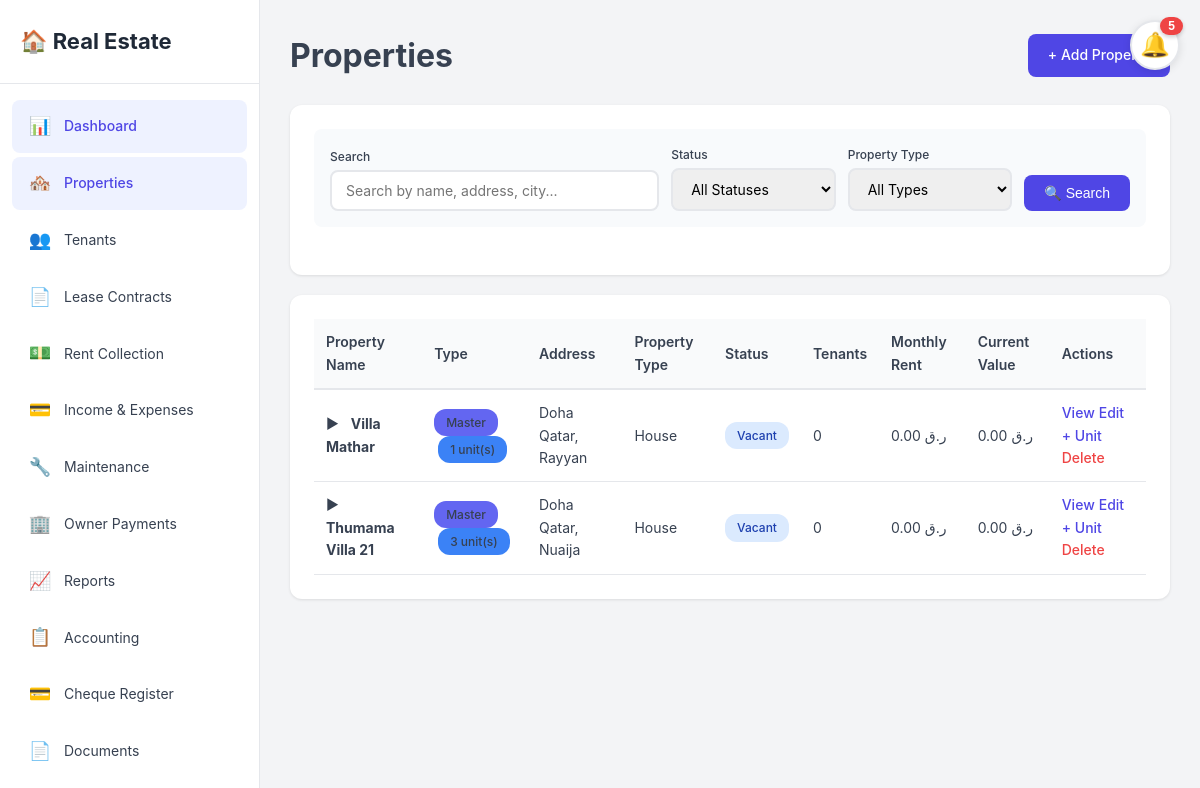
The app's page /properties/index.php (signed in) with its own data.
### tables this page shows
CREATE TABLE `properties` (
  `id` int(11) NOT NULL,
  `user_id` int(11) NOT NULL,
  `parent_property_id` int(11) DEFAULT NULL,
  `unit_name` varchar(100) DEFAULT NULL,
  `is_unit` tinyint(1) DEFAULT 0,
  `owner_name` varchar(255) DEFAULT NULL,
  `owner_contact` varchar(255) DEFAULT NULL,
  `owner_email` varchar(255) DEFAULT NULL,
  `owner_phone` varchar(20) DEFAULT NULL,
  `monthly_rent_to_owner` decimal(10,2) DEFAULT 0.00,
  `property_name` varchar(255) NOT NULL,
  `address` varchar(500) NOT NULL,
  `city` varchar(100) NOT NULL,
  `state` varchar(100) DEFAULT NULL,
  `zip_code` varchar(20) DEFAULT NULL,
  `country` varchar(100) DEFAULT 'Qatar',
  `property_type` enum('Apartment','House','Condo','Townhouse','Commercial','Other') NOT NULL,
  `bedrooms` int(11) DEFAULT NULL,
  `bathrooms` decimal(3,1) DEFAULT NULL,
  `square_feet` int(11) DEFAULT NULL,
  `purchase_price` decimal(12,2) DEFAULT NULL,
  `current_value` decimal(12,2) DEFAULT NULL,
  `purchase_date` date DEFAULT NULL,
  `default_rent` decimal(10,2) DEFAULT 0.00,
  `status` enum('Vacant','Occupied','Under Maintenance') DEFAULT 'Vacant',
  `notes` text DEFAULT NULL,
  `created_at` timestamp NOT NULL DEFAULT current_timestamp(),
  `updated_at` timestamp NOT NULL DEFAULT current_timestamp() ON UPDATE current_timestamp()
);

### config/config.php (called while the page is built, shortened)
<?php
function isLoggedIn() {
    return isset($_SESSION['user_id']) && !empty($_SESSION['user_id']);
}
function getCurrencySymbol($currency_code) {
    $currencies = [
        'USD' => '$',
        'QAR' => 'ر.ق',
        'SAR' => 'ر.س',
        'AED' => 'د.إ',
        'EUR' => '€',
        'GBP' => '£',
        'CAD' => 'C$',
        'AUD' => 'A$',
        'JPY' => '¥',
        'INR' => '₹',
        'PKR' => '₨',
        'EGP' => 'E£',
        'BHD' => '.د.ب',
        'KWD' => 'د.ك',
        'OMR' => 'ر.ع.',
    ];
    return isset($currencies[$currency_code]) ? $currencies[$currency_code] : '$';
}
function getUserCurrency() {
    if (isset($_SESSION['user_currency'])) {
        return $_SESSION['user_currency'];
    }
    return $currency;
}
function formatCurrency($amount, $currency_code = null) {
    if ($currency_code === null) {
        $currency_code = getUserCurrency();
    }
    $symbol = getCurrencySymbol($currency_code);
    $formatted = number_format($amount, 2);
    $rtl_currencies = ['QAR', 'SAR', 'AED', 'BHD', 'KWD', 'OMR'];
    if (in_array($currency_code, $rtl_currencies)) {
        return $formatted . ' ' . $symbol;
    } else {
        return $symbol . $formatted;
    }
}
?>

### properties/index.php (the view, shortened to what this page needs)
<?php
require_once '../config/config.php';
$conn = getDBConnection();
$search = isset($_GET['search']) ? $conn->real_escape_string($_GET['search']) : '';
include '../includes/header.php';
$check_unit = $conn->query("SHOW COLUMNS FROM properties LIKE 'parent_property_id'");
$has_unit_fields = $check_unit->num_rows > 0;
$where_clause = "p.user_id = $user_id";
if ($has_unit_fields) {
    $master_where = $where_clause . " AND (p.parent_property_id IS NULL OR p.parent_property_id = 0 OR p.is_unit = 0)";
    $master_query = "SELECT p.*,
        (SELECT COUNT(*) FROM tenants WHERE property_id = p.id AND status = 'Active') as active_tenants,
        (SELECT SUM(monthly_rent) FROM tenants WHERE property_id = p.id AND status = 'Active') as monthly_rent,
        (SELECT COUNT(*) FROM properties WHERE parent_property_id = p.id) as unit_count
        FROM properties p
        WHERE $master_where
        ORDER BY p.created_at DESC";
    $master_properties_result = $conn->query($master_query);
    $master_properties = [];
    while ($row = $master_properties_result->fetch_assoc()) {
        $unit_query = "SELECT p.*,
            (SELECT COUNT(*) FROM tenants WHERE property_id = p.id AND status = 'Active') as active_tenants,
            (SELECT SUM(monthly_rent) FROM tenants WHERE property_id = p.id AND status = 'Active') as monthly_rent
            FROM properties p
            WHERE p.parent_property_id = {$row['id']} AND p.user_id = $user_id
            ORDER BY p.created_at DESC";
        $units_result = $conn->query($unit_query);
        $row['units'] = [];
        while ($unit = $units_result->fetch_assoc()) {
            $row['units'][] = $unit;
        }
        $master_properties[] = $row;
    }
}
$has_unit_fields_static = $has_unit_fields;
?>
<div class="page-actions">
    <h1>Properties</h1>
    <a href="add.php" class="btn btn-primary">+ Add Property</a>
</div>
<div class="content-card" style="margin-bottom: 20px;">
    <div class="card-body">
        <form method="GET" action="" style="margin-bottom: 24px; padding: 16px; background: #f8fafc; border-radius: 8px;">
            <div style="display: grid; grid-template-columns: 2fr 1fr 1fr auto; gap: 12px; align-items: end;">
                <div class="form-group" style="margin-bottom: 0;">
                    <label for="search" style="font-size: 12px; margin-bottom: 4px;">Search</label>
                    <input type="text" id="search" name="search" placeholder="Search by name, address, city..." value="<?php echo htmlspecialchars($search); ?>" style="width: 100%;">
                </div>
                <div class="form-group" style="margin-bottom: 0;">
                    <label for="status_filter" style="font-size: 12px; margin-bottom: 4px;">Status</label>
                    <select id="status_filter" name="status" style="width: 100%;">
                        <option value="">All Statuses</option>
                    </select>
                </div>
                <div class="form-group" style="margin-bottom: 0;">
                    <label for="property_type_filter" style="font-size: 12px; margin-bottom: 4px;">Property Type</label>
                    <select id="property_type_filter" name="property_type" style="width: 100%;">
                        <option value="">All Types</option>
                    </select>
                </div>
                <div style="display: flex; gap: 8px;">
                    <button type="submit" class="btn btn-primary">🔍 Search</button>
                </div>
            </div>
        </form>
    </div>
</div>
<div class="content-card">
    <div class="card-body">
        <?php if (count($master_properties) > 0): ?>
            <div class="table-responsive">
                <table class="data-table">
                    <thead>
                        <tr>
                            <th>Property Name</th>
                            <?php if ($has_unit_fields_static): ?>
                            <th>Type</th>
                            <?php endif; ?>
                            <th>Address</th>
                            <th>Property Type</th>
                            <th>Status</th>
                            <th>Tenants</th>
                            <th>Monthly Rent</th>
                            <th>Current Value</th>
                            <th>Actions</th>
                        </tr>
                    </thead>
                    <tbody>
<?php
foreach ($master_properties as $property):
    $unit_count = !empty($property['unit_count']) ? $property['unit_count'] : 0;
    $has_units = $unit_count > 0;
?>
                            <tr class="master-property-row" data-master-id="<?php echo $property['id']; ?>">
                                <td>
                                    <?php if ($has_unit_fields_static && $has_units): ?>
                                        <span class="toggle-units" style="cursor: pointer; user-select: none; margin-right: 8px;">▶</span>
                                    <?php endif; ?>
                                    <strong><?php echo htmlspecialchars($property['property_name']); ?></strong>
                                </td>
                                <?php if ($has_unit_fields_static): ?>
                                <td>
                                    <span class="badge" style="background: #6366f1;">Master</span>
                                    <?php if ($unit_count > 0): ?>
                                        <span class="badge" style="background: #3b82f6; margin-left: 4px;"><?php echo $unit_count; ?> unit(s)</span>
                                    <?php endif; ?>
                                </td>
                                <?php endif; ?>
                                <td><?php echo htmlspecialchars($property['address'] . ', ' . $property['city']); ?></td>
                                <td><?php echo htmlspecialchars($property['property_type']); ?></td>
                                <td>
                                    <span class="badge badge-<?php
                                        echo $property['status'] == 'Occupied' ? 'success' :
                                            ($property['status'] == 'Under Maintenance' ? 'warning' : 'info');
                                    ?>">
                                        <?php echo htmlspecialchars($property['status']); ?>
                                    </span>
                                </td>
                                <td><?php echo $property['active_tenants']; ?></td>
                                <td><?php echo formatCurrency($property['monthly_rent'] ?? 0); ?></td>
                                <td><?php echo formatCurrency($property['current_value'] ?? 0); ?></td>
                                <td>
                                    <a href="view.php?id=<?php echo $property['id']; ?>" class="btn-link">View</a>
                                    <a href="edit.php?id=<?php echo $property['id']; ?>" class="btn-link">Edit</a>
                                    <?php if ($has_unit_fields_static): ?>
                                    <a href="add.php?parent_id=<?php echo $property['id']; ?>" class="btn-link" title="Add Unit">+ Unit</a>
                                    <?php endif; ?>
                                    <a href="?delete=<?php echo $property['id']; ?>"
                                       onclick="return confirmDelete('Are you sure you want to delete this property?')"
                                       class="btn-link text-danger">Delete</a>
                                </td>
                            </tr>
                        <?php endforeach; ?>
                    </tbody>
                </table>
            </div>
        <?php endif; ?>
    </div>
</div>
<?php
include '../includes/footer.php';
?>

### assets/css/style.css (style rules this page uses)
* { margin: 0; padding: 0; box-sizing: border-box; }
:root { --primary-color: #4f46e5; --primary-hover: #4338ca; --secondary-color: #6366f1; --success-color: #10b981; --danger-color: #ef4444; --warning-color: #f59e0b; --info-color: #3b82f6; --dark-color: #1f2937; --light-color: #f9fafb; --border-color: #e5e7eb; --text-color: #374151; --text-muted: #6b7280; --sidebar-width: 260px; --header-height: 70px; }
body { font-family: -apple-system, BlinkMacSystemFont, 'Segoe UI', Roboto, 'Helvetica Neue', Arial, sans-serif; background-color: #f3f4f6; color: var(--text-color); line-height: 1.6; }
.dashboard-card, .content-card { background: white; border-radius: 12px; box-shadow: 0 1px 3px rgba(0, 0, 0, 0.1); overflow: hidden; }
.card-body { padding: 24px; }
.btn { display: inline-block; padding: 10px 20px; border: none; border-radius: 8px; font-size: 14px; font-weight: 500; cursor: pointer; text-decoration: none; transition: all 0.2s; text-align: center; }
.btn-primary { background-color: var(--primary-color); color: white; }
.btn-link { color: var(--primary-color); text-decoration: none; font-size: 14px; font-weight: 500; }
.form-group { margin-bottom: 20px; }
.form-group label { display: block; margin-bottom: 8px; font-weight: 500; color: var(--text-color); font-size: 14px; }
.form-group input, .form-group select, .form-group textarea { width: 100%; padding: 10px 14px; border: 2px solid var(--border-color); border-radius: 8px; font-size: 14px; font-family: inherit; transition: all 0.2s; }
.table-responsive { overflow-x: auto; }
.data-table { width: 100%; border-collapse: collapse; font-size: 14px; }
.data-table thead { background-color: var(--light-color); }
.data-table th { padding: 12px; text-align: left; font-weight: 600; color: var(--text-color); border-bottom: 2px solid var(--border-color); }
.data-table td { padding: 12px; border-bottom: 1px solid var(--border-color); }
.badge { display: inline-block; padding: 4px 12px; border-radius: 12px; font-size: 12px; font-weight: 500; }
.badge-info { background-color: #dbeafe; color: #1e40af; }
.text-danger { color: var(--danger-color); }
.page-actions { display: flex; justify-content: space-between; align-items: center; margin-bottom: 24px; }

### records on screen
properties: property_name "Villa Mathar", unit_count "1", address+city "Doha Qatar, Rayyan", property_type "House", status "Vacant", active_tenants "0", monthly_rent "0.00 ر.ق", current_value "0.00 ر.ق"
properties: property_name "Thumama Villa 21", unit_count "3", address+city "Doha Qatar, Nuaija", property_type "House", status "Vacant", active_tenants "0", monthly_rent "0.00 ر.ق", current_value "0.00 ر.ق"

### other values on screen
$notification_count "5"
